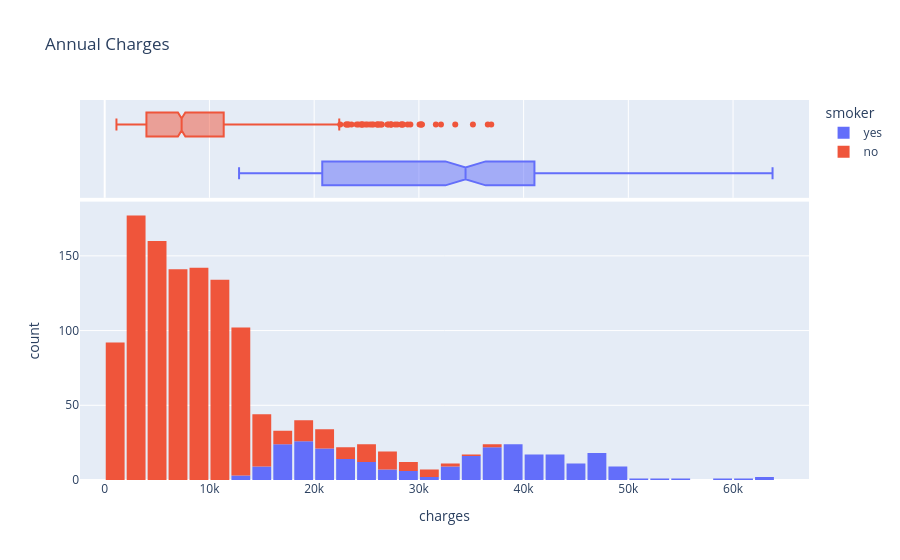

Write notebook code for a chart like this one.
### Code cell
fig_3 = px.histogram(
    medical_df,
    x='charges',
    color='smoker',
    title='Annual Charges',
    marginal='box'
)
fig_3.update_layout(bargap=0.1)

### Figure 1 — Plotly figure (JSON) as saved in the notebook; plotly's stock layout.template omitted (floating-point values rounded to 4 significant figures; data arrays with more than 128 entries replaced by an {"elided": "..."} marker saying what was removed)
{"data": [{"bingroup": "x", "hovertemplate": "smoker=yes<br>charges=%{x}<br>count=%{y}<extra></extra>", "legendgroup": "yes", "marker": {"color": "#636efa", "pattern": {"shape": ""}}, "name": "yes", "orientation": "v", "showlegend": true, "type": "histogram", "x": {"elided": "274 float values"}, "xaxis": "x", "yaxis": "y"}, {"hovertemplate": "smoker=yes<br>charges=%{x}<extra></extra>", "legendgroup": "yes", "marker": {"color": "#636efa"}, "name": "yes", "notched": true, "showlegend": false, "type": "box", "x": {"elided": "274 float values"}, "xaxis": "x2", "yaxis": "y2"}, {"bingroup": "x", "hovertemplate": "smoker=no<br>charges=%{x}<br>count=%{y}<extra></extra>", "legendgroup": "no", "marker": {"color": "#EF553B", "pattern": {"shape": ""}}, "name": "no", "orientation": "v", "showlegend": true, "type": "histogram", "x": {"elided": "1064 float values"}, "xaxis": "x", "yaxis": "y"}, {"hovertemplate": "smoker=no<br>charges=%{x}<extra></extra>", "legendgroup": "no", "marker": {"color": "#EF553B"}, "name": "no", "notched": true, "showlegend": false, "type": "box", "x": {"elided": "1064 float values"}, "xaxis": "x2", "yaxis": "y2"}], "layout": {"bargap": 0.1, "barmode": "relative", "legend": {"title": {"text": "smoker"}, "tracegroupgap": 0}, "title": {"text": "Annual Charges"}, "xaxis": {"anchor": "y", "domain": [0, 1], "title": {"text": "charges"}}, "xaxis2": {"anchor": "y2", "domain": [0, 1], "matches": "x", "showgrid": true, "showticklabels": false}, "yaxis": {"anchor": "x", "domain": [0, 0.7326], "title": {"text": "count"}}, "yaxis2": {"anchor": "x2", "domain": [0.7426, 1], "matches": "y2", "showgrid": false, "showline": false, "showticklabels": false, "ticks": ""}}}
